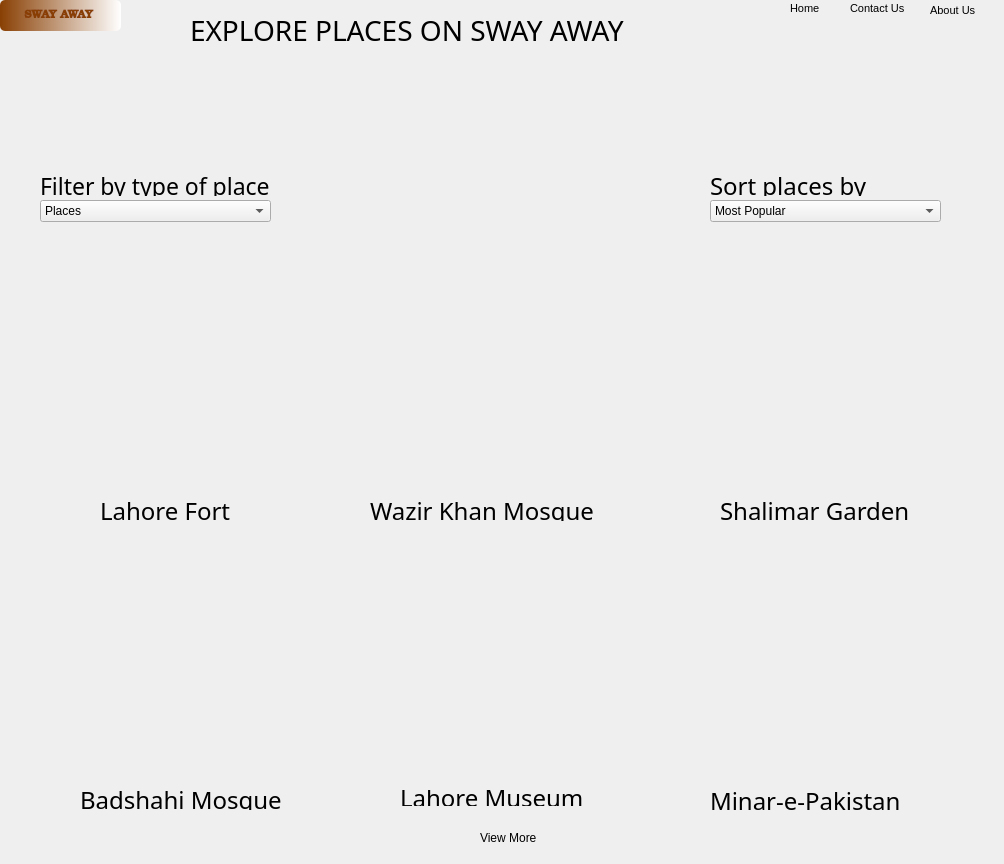
<?xml version="1.0" encoding="UTF-8"?>
<ui version="4.0">
 <class>Form</class>
 <widget class="QWidget" name="Form">
  <property name="geometry">
   <rect>
    <x>0</x>
    <y>0</y>
    <width>1004</width>
    <height>864</height>
   </rect>
  </property>
  <property name="windowTitle">
   <string>Form</string>
  </property>
  <widget class="QLabel" name="label">
   <property name="geometry">
    <rect>
     <x>0</x>
     <y>0</y>
     <width>1011</width>
     <height>871</height>
    </rect>
   </property>
   <property name="styleSheet">
    <string notr="true">background-image: url(:/pics/db.png);</string>
   </property>
   <property name="text">
    <string/>
   </property>
  </widget>
  <widget class="QComboBox" name="comboBox">
   <property name="geometry">
    <rect>
     <x>40</x>
     <y>200</y>
     <width>231</width>
     <height>22</height>
    </rect>
   </property>
   <item>
    <property name="text">
     <string>Places</string>
    </property>
   </item>
  </widget>
  <widget class="QComboBox" name="comboBox_2">
   <property name="geometry">
    <rect>
     <x>710</x>
     <y>200</y>
     <width>231</width>
     <height>22</height>
    </rect>
   </property>
   <item>
    <property name="text">
     <string>Most Popular</string>
    </property>
   </item>
  </widget>
  <widget class="QLabel" name="label_2">
   <property name="geometry">
    <rect>
     <x>0</x>
     <y>0</y>
     <width>1011</width>
     <height>161</height>
    </rect>
   </property>
   <property name="styleSheet">
    <string notr="true">background-image: url(:/pics/ok.png);</string>
   </property>
   <property name="text">
    <string/>
   </property>
  </widget>
  <widget class="QLabel" name="label_3">
   <property name="geometry">
    <rect>
     <x>20</x>
     <y>560</y>
     <width>321</width>
     <height>211</height>
    </rect>
   </property>
   <property name="styleSheet">
    <string notr="true">background-image: url(:/pics/bddddd.png);</string>
   </property>
   <property name="text">
    <string/>
   </property>
  </widget>
  <widget class="QLabel" name="label_4">
   <property name="geometry">
    <rect>
     <x>20</x>
     <y>270</y>
     <width>321</width>
     <height>221</height>
    </rect>
   </property>
   <property name="styleSheet">
    <string notr="true">background-image: url(:/pics/lf.png);</string>
   </property>
   <property name="text">
    <string/>
   </property>
  </widget>
  <widget class="QLabel" name="label_5">
   <property name="geometry">
    <rect>
     <x>670</x>
     <y>270</y>
     <width>301</width>
     <height>221</height>
    </rect>
   </property>
   <property name="styleSheet">
    <string notr="true">background-image: url(:/pics/shala.png);</string>
   </property>
   <property name="text">
    <string/>
   </property>
  </widget>
  <widget class="QLabel" name="label_6">
   <property name="geometry">
    <rect>
     <x>360</x>
     <y>270</y>
     <width>291</width>
     <height>221</height>
    </rect>
   </property>
   <property name="styleSheet">
    <string notr="true">background-image: url(:/pics/wk.png);</string>
   </property>
   <property name="text">
    <string/>
   </property>
  </widget>
  <widget class="QLabel" name="label_7">
   <property name="geometry">
    <rect>
     <x>360</x>
     <y>560</y>
     <width>291</width>
     <height>211</height>
    </rect>
   </property>
   <property name="styleSheet">
    <string notr="true">background-image: url(:/pics/LM.png);</string>
   </property>
   <property name="text">
    <string/>
   </property>
  </widget>
  <widget class="QLabel" name="label_8">
   <property name="geometry">
    <rect>
     <x>680</x>
     <y>560</y>
     <width>301</width>
     <height>211</height>
    </rect>
   </property>
   <property name="styleSheet">
    <string notr="true">background-image: url(:/pics/mmmmmmmmm.png);</string>
   </property>
   <property name="text">
    <string/>
   </property>
  </widget>
  <widget class="QLabel" name="label_9">
   <property name="geometry">
    <rect>
     <x>100</x>
     <y>500</y>
     <width>171</width>
     <height>21</height>
    </rect>
   </property>
   <property name="font">
    <font>
     <family>Colonna MT</family>
     <pointsize>18</pointsize>
    </font>
   </property>
   <property name="text">
    <string>Lahore Fort</string>
   </property>
  </widget>
  <widget class="QLabel" name="label_10">
   <property name="geometry">
    <rect>
     <x>370</x>
     <y>500</y>
     <width>251</width>
     <height>21</height>
    </rect>
   </property>
   <property name="font">
    <font>
     <family>Colonna MT</family>
     <pointsize>18</pointsize>
    </font>
   </property>
   <property name="text">
    <string>Wazir Khan Mosque</string>
   </property>
  </widget>
  <widget class="QLabel" name="label_11">
   <property name="geometry">
    <rect>
     <x>720</x>
     <y>500</y>
     <width>211</width>
     <height>21</height>
    </rect>
   </property>
   <property name="font">
    <font>
     <family>Colonna MT</family>
     <pointsize>18</pointsize>
    </font>
   </property>
   <property name="text">
    <string>Shalimar Garden</string>
   </property>
  </widget>
  <widget class="QLabel" name="label_12">
   <property name="geometry">
    <rect>
     <x>80</x>
     <y>790</y>
     <width>241</width>
     <height>20</height>
    </rect>
   </property>
   <property name="font">
    <font>
     <family>Colonna MT</family>
     <pointsize>18</pointsize>
    </font>
   </property>
   <property name="text">
    <string>Badshahi Mosque</string>
   </property>
  </widget>
  <widget class="QLabel" name="label_13">
   <property name="geometry">
    <rect>
     <x>400</x>
     <y>790</y>
     <width>211</width>
     <height>16</height>
    </rect>
   </property>
   <property name="font">
    <font>
     <family>Colonna MT</family>
     <pointsize>18</pointsize>
    </font>
   </property>
   <property name="text">
    <string>Lahore Museum</string>
   </property>
  </widget>
  <widget class="QLabel" name="label_14">
   <property name="geometry">
    <rect>
     <x>710</x>
     <y>790</y>
     <width>231</width>
     <height>21</height>
    </rect>
   </property>
   <property name="font">
    <font>
     <family>Colonna MT</family>
     <pointsize>18</pointsize>
    </font>
   </property>
   <property name="text">
    <string>Minar-e-Pakistan</string>
   </property>
  </widget>
  <widget class="QLabel" name="label_15">
   <property name="geometry">
    <rect>
     <x>40</x>
     <y>175</y>
     <width>271</width>
     <height>21</height>
    </rect>
   </property>
   <property name="font">
    <font>
     <family>Colonna MT</family>
     <pointsize>17</pointsize>
     <weight>50</weight>
     <bold>false</bold>
    </font>
   </property>
   <property name="text">
    <string>Filter by type of place</string>
   </property>
  </widget>
  <widget class="QLabel" name="label_16">
   <property name="geometry">
    <rect>
     <x>710</x>
     <y>175</y>
     <width>181</width>
     <height>21</height>
    </rect>
   </property>
   <property name="font">
    <font>
     <family>Colonna MT</family>
     <pointsize>18</pointsize>
    </font>
   </property>
   <property name="text">
    <string>Sort places by</string>
   </property>
  </widget>
  <widget class="QLabel" name="label_17">
   <property name="geometry">
    <rect>
     <x>480</x>
     <y>830</y>
     <width>91</width>
     <height>16</height>
    </rect>
   </property>
   <property name="text">
    <string>View More</string>
   </property>
  </widget>
  <widget class="QLabel" name="label_18">
   <property name="geometry">
    <rect>
     <x>190</x>
     <y>10</y>
     <width>561</width>
     <height>41</height>
    </rect>
   </property>
   <property name="font">
    <font>
     <family>Colonna MT</family>
     <pointsize>21</pointsize>
    </font>
   </property>
   <property name="text">
    <string>EXPLORE PLACES ON SWAY AWAY</string>
   </property>
  </widget>
  <widget class="QLabel" name="label_19">
   <property name="geometry">
    <rect>
     <x>790</x>
     <y>0</y>
     <width>55</width>
     <height>16</height>
    </rect>
   </property>
   <property name="font">
    <font>
     <pointsize>8</pointsize>
    </font>
   </property>
   <property name="text">
    <string>Home</string>
   </property>
  </widget>
  <widget class="QLabel" name="label_20">
   <property name="geometry">
    <rect>
     <x>850</x>
     <y>0</y>
     <width>81</width>
     <height>16</height>
    </rect>
   </property>
   <property name="font">
    <font>
     <pointsize>8</pointsize>
     <weight>50</weight>
     <bold>false</bold>
    </font>
   </property>
   <property name="text">
    <string>Contact Us</string>
   </property>
  </widget>
  <widget class="QLabel" name="label_21">
   <property name="geometry">
    <rect>
     <x>930</x>
     <y>0</y>
     <width>71</width>
     <height>20</height>
    </rect>
   </property>
   <property name="font">
    <font>
     <pointsize>8</pointsize>
     <weight>50</weight>
     <bold>false</bold>
    </font>
   </property>
   <property name="text">
    <string>About Us</string>
   </property>
  </widget>
  <widget class="QPushButton" name="pushButton">
   <property name="geometry">
    <rect>
     <x>0</x>
     <y>0</y>
     <width>121</width>
     <height>31</height>
    </rect>
   </property>
   <property name="font">
    <font>
     <family>Bookman Old Style</family>
     <pointsize>8</pointsize>
     <weight>75</weight>
     <italic>false</italic>
     <bold>true</bold>
    </font>
   </property>
   <property name="styleSheet">
    <string notr="true">QPushButton#pushButton{
 background-color: qlineargradient(spread:pad, x1:0, y1:0, x2:1, y2:0, stop:0 rgba(137, 63, 3, 255), stop:1 rgba(255, 255, 255, 255));
 color:rgba(137,63,3,255);
 border-radius:5px;
}
QPushButton#pushButton:hover{
 background-color: qlineargradient(spread:pad, x1:0, y1:0, x2:1, y2:0, stop:0 rgba(150, 63, 45, 255), stop:1 rgba(255, 255, 255, 255));
}
QPushButton#pushButton:pressed{
	padding-left:5px;
	padding-top:5px:
	background-color:rgba(140,120,111,255);
}</string>
   </property>
   <property name="text">
    <string>SWAY AWAY </string>
   </property>
  </widget>
 </widget>
 <resources>
  <include location="pics.qrc"/>
 </resources>
 <connections/>
</ui>
